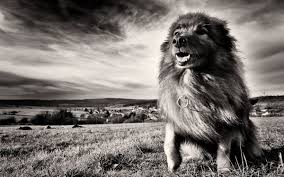
#> input picture Practico_3( parte2)/perro.jpg, 284 x 177 px
$ python 'Ejercicio 4.py'
#> lines starting #> are read from the running program, lines starting #| are printed output that depends on the picture; after the words box and inside, x2 and y2 are one past the last pixel; in counts of white or black regions, pixels touching at a corner belong together
import cv2
import numpy as np
import matplotlib.pyplot as plt

img = cv2.imread('perro.jpg', 0)
#> img: shape (177, 284); min 0, max 255, mean 115.6

f = np.fft.fft2(img)
fshift = np.fft.fftshift(f)

magnitud = 20 * np.log(np.abs(fshift) + 1)
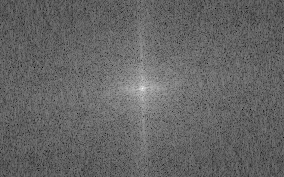
#> magnitud: shape (177, 284) float64; min 63.27, max 311.5, mean 161.9; drawn with min black and max white

rows, cols = img.shape
#> rows = 177; cols = 284
crow, ccol = rows//2, cols//2
#> crow = 88; ccol = 142

mask = np.zeros((rows, cols), np.uint8)
r = 30
cv2.circle(mask, (ccol, crow), r, 1, -1)
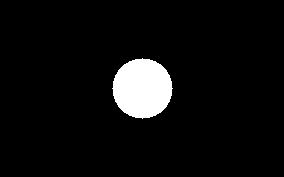
#> mask: shape (177, 284); values 0 (black) and 1 (white), 5.6% white; 1 white region, box (x1, y1, x2, y2) and area: (112, 58, 173, 119) 2821

fshift_filtered = fshift * mask

magnitud_filtrada = 20 * np.log(np.abs(fshift_filtered) + 1)
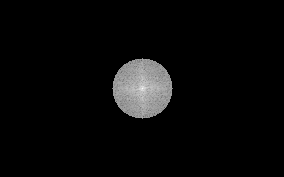
#> magnitud_filtrada: shape (177, 284) float64; min 0, max 311.5, mean 11; drawn with min black and max white

f_ishift = np.fft.ifftshift(fshift_filtered)
img_back = np.fft.ifft2(f_ishift)
img_back = np.abs(img_back)
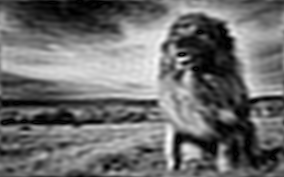
#> img_back: shape (177, 284) float64; min 0.00318, max 269.5, mean 115.7; drawn with min black and max white

plt.figure(figsize=(12,8))

plt.subplot(2,2,1)
plt.imshow(img, cmap='gray')
plt.title('Imagen Original')
plt.axis('off')

plt.subplot(2,2,2)
plt.imshow(magnitud, cmap='gray')
plt.title('Espectro de Magnitud')
plt.axis('off')

plt.subplot(2,2,3)
plt.imshow(mask, cmap='gray')
plt.title('Máscara Pasa-bajo')
plt.axis('off')

plt.subplot(2,2,4)
plt.imshow(img_back, cmap='gray')
plt.title('Imagen Filtrada')
plt.axis('off')

plt.tight_layout()
plt.show()
